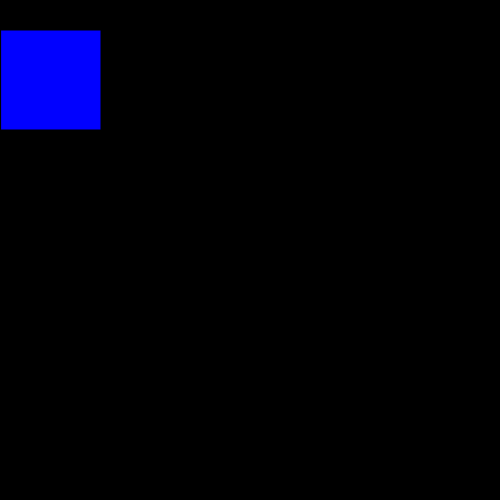
Frame 1 (no input)
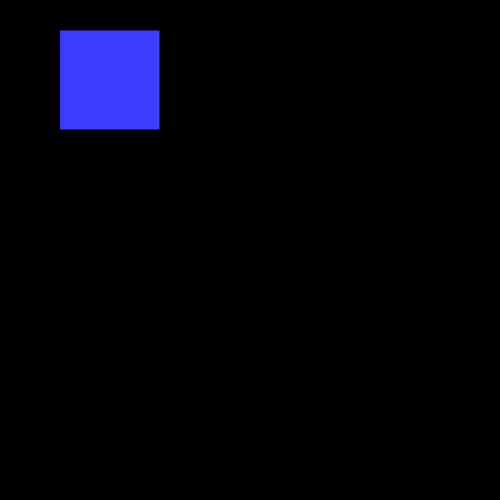
Frame 60 (no input)
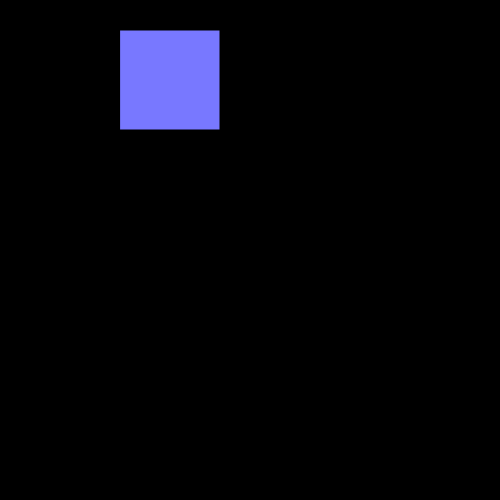
Frame 120 (the mouse pressed at the canvas centre since frame 60)

The p5.js sketch that drew these frames (run headless with seeded random() and noise() and a simulated clock; from frame 60 on, the mouse is pressed at the canvas centre):

// p5.js sketch
// ── sketch.js
let i = 0;
function setup(){
  createCanvas(500,500);
  frameRate(60);
}
function draw() {
  background(0);
  i+=1;
  fill(i%255,i%255,255);
  rect(i%width,30,100,100);

}
